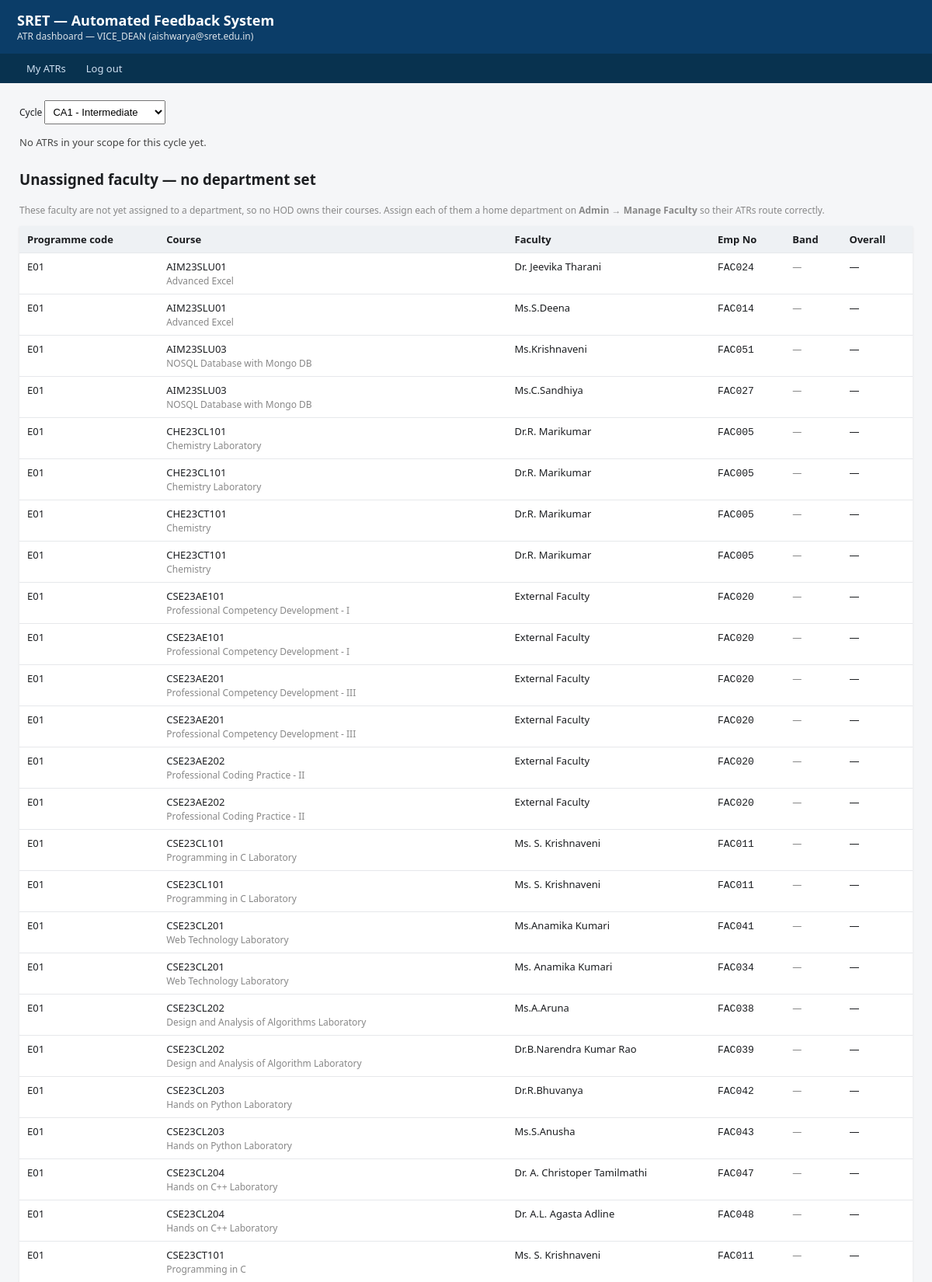
The page /atr/dashboard (signed in, upper part) on the database its author committed.
### tables this page shows
CREATE TABLE offering (
    id             INTEGER PRIMARY KEY AUTOINCREMENT,
    cycle_code     TEXT    NOT NULL,         -- which cycle's allocation this belongs to (scope)
    academic_year  TEXT    NOT NULL,         -- 'AY 2026-27' (kept for report headers + filenames)
    semester       TEXT,                     -- 'ODD'/'EVEN' (spec §7.2) — free-form, editable
    programme      TEXT,                     -- display label 'B.Tech'/'B.Sc'/'M.Sc'
    dept_code      TEXT    NOT NULL,         -- programme code E01…E81 (must exist in programme master)
    year_of_study  INTEGER NOT NULL,         -- 1..4 — must match a roster row (cross-check §7.2)
    section        TEXT    NOT NULL DEFAULT 'NA', -- 'A'/'B' or 'NA' if the class is not divided
    course_code    TEXT    NOT NULL,         -- e.g. 'CS4001'
    course_name    TEXT,                     -- e.g. 'Cloud Computing'
    course_type    TEXT    NOT NULL DEFAULT 'CORE', -- CORE / ELECTIVE / LAB / PROJECT (spec §7.2, §7.4)
    elective_basket TEXT,                    -- 'Elective-I' — required iff course_type=ELECTIVE
    faculty         TEXT,                    -- faculty display name, e.g. 'Dr. Priya R'
    faculty_email   TEXT,                    -- institutional email (validated at upload §7.2)
    faculty_id      TEXT,                    -- stable key across cycles, e.g. 'SRET1234'
    role            TEXT NOT NULL DEFAULT 'Primary', -- 'Primary' / 'Co-teacher'
    expected_students INTEGER,               -- optional; blank for electives (derived from enrollment)
    category_id     INTEGER,                 -- FK to category; auto-detected from code, editable
    source_sheet    TEXT,                    -- audit trail if produced by the migration helper
    source_cell     TEXT,                    -- audit trail if produced by the migration helper
    FOREIGN KEY (category_id) REFERENCES category(id)
);

### atr/routes.py (the view, shortened to what this page needs)
@atr_bp.route("/atr/dashboard")
@leader_required
def atr_dashboard():
    leader = _current_leader()
    master = get_master()
    cycles = master.execute(
        "SELECT * FROM cycle WHERE status != 'ARCHIVED' "
        "ORDER BY academic_year, code").fetchall()
    cycle_code = request.args.get("cycle", "").strip()
    selected = None
    if cycle_code:
        selected = _cycle_by_code(master, cycle_code)
    if selected is None:
        for c in cycles:
            if os.path.exists(db.cycle_db_path(c["academic_year"], c["code"])):
                selected = c
                break
        if selected is None and cycles:
            selected = cycles[0]
    rows = []
    if selected is not None and os.path.exists(
            db.cycle_db_path(selected["academic_year"], selected["code"])):
        visible = rbac.visible_offerings(master, leader, selected["code"])
        visible_ids = {o["id"]: o for o in visible}
        cy = _open_cycle_db(selected)
        atrs = cy.execute("SELECT * FROM atr").fetchall()
        cy.close()
    external_rows, unassigned_rows = [], []
    if rbac.allowed_dept_codes(leader) is None and selected is not None:
        q = master.execute(
            "SELECT o.id, o.dept_code, o.course_code, o.course_name, o.faculty, "
            "       o.faculty_id, f.home_dept_code AS eff_dept, "
            "       oc.band AS band, oc.overall_score AS overall_score, "
            "       oc.n_responses AS n_responses "
            "FROM offering o "
            "LEFT JOIN faculty f ON f.emp_no = o.faculty_id "
            "LEFT JOIN offering_classification oc "
            "       ON oc.offering_id = o.id AND oc.cycle_code = o.cycle_code "
            "WHERE o.cycle_code = ? "
            "  AND (f.home_dept_code IS NULL OR f.home_dept_code = ?) "
            "ORDER BY o.dept_code, o.course_code",
            (selected["code"], rbac.DEPT_EXTERNAL)).fetchall()
        for r in q:
            (external_rows if r["eff_dept"] == rbac.DEPT_EXTERNAL
             else unassigned_rows).append(r)
    master.close()
    my_count = sum(1 for r in rows if r["mine"])
    can_endorse_all = (leader["role"] or "").upper() in (
        atr_workflow.ROLE_VICE_DEAN, atr_workflow.ROLE_DEAN)
    return render_template("atr_dashboard.html", leader=leader, cycles=cycles,
                           selected=selected, rows=rows,
                           external_rows=external_rows,
                           unassigned_rows=unassigned_rows,
                           my_count=my_count, can_endorse_all=can_endorse_all)

### activity_log.py (called while the page is built, shortened)
def _should_log(response):
    if request.blueprint == "student":
        return False
    if request.endpoint == "static" or request.endpoint is None:
        return False
    if request.method in _MUTATING_METHODS:
        return True
    if request.endpoint in SENSITIVE_GET:
        return True
    return False

def _after_request(response):
    try:
        if not _should_log(response):
            return response
    except Exception as exc:            # noqa: BLE001 — the hook must be bullet-proof
        print("activity_log: after_request hook error — %s" % exc, file=sys.stderr)
    return response

### atr/routes.py (called while the page is built)
def _open_cycle_db(cycle_row):
    conn = db.get_cycle(cycle_row["academic_year"], cycle_row["code"])
    schema_path = os.path.join(Config.BASE_DIR, "schema_cycle.sql")
    with open(schema_path, "r", encoding="utf-8") as fh:
        conn.executescript(fh.read())
    conn.commit()
    return conn

def leader_required(f):
    @wraps(f)
    def _wrap(*args, **kwargs):
        if not session.get("leader_id"):
            flash("Please log in to continue.", "error")
            return redirect(url_for("atr.leader_login"))
        return f(*args, **kwargs)
    return _wrap

def _current_leader():
    return {
        "id": session.get("leader_id"),
        "email": session.get("leader_email"),
        "role": session.get("leader_role"),
        "scope_dept_ids": session.get("leader_scope", ""),
    }

### db.py (called while the page is built)
def _configure(conn: sqlite3.Connection) -> sqlite3.Connection:
    conn.row_factory = sqlite3.Row
    conn.execute("PRAGMA journal_mode=WAL;")
    conn.execute("PRAGMA foreign_keys=ON;")
    conn.execute("PRAGMA synchronous=NORMAL;")
    return conn

def _ensure_data_dir() -> None:
    os.makedirs(Config.DATA_DIR, exist_ok=True)

def get_master() -> sqlite3.Connection:
    _ensure_data_dir()
    conn = sqlite3.connect(Config.MASTER_DB)
    return _configure(conn)

def cycle_db_path(ay_label: str, cycle_code: str) -> str:
    ay_clean = ay_label.replace("AY", "").strip().replace(" ", "")
    filename = f"cycle_{ay_clean}_{cycle_code}.db"
    return os.path.join(Config.DATA_DIR, filename)

def get_cycle(ay_label: str, cycle_code: str) -> sqlite3.Connection:
    _ensure_data_dir()
    conn = sqlite3.connect(cycle_db_path(ay_label, cycle_code))
    return _configure(conn)

### templates/atr_dashboard.html (shortened to what this page needs)
{% extends "base.html" %}
{% block subtitle %}ATR dashboard — {{ leader.role }} ({{ leader.email }}){% endblock %}
{% block nav %}
  <nav class="admin">
    <a href="{{ url_for('atr.atr_dashboard') }}">My ATRs</a>
    <a href="{{ url_for('atr.leader_logout') }}">Log out</a>
  </nav>
{% endblock %}
{% block content %}
  <div class="filters">
    <form method="get" action="{{ url_for('atr.atr_dashboard') }}">
      <label>Cycle
        <select name="cycle" onchange="this.form.submit()">
          {% for c in cycles %}
            <option value="{{ c.code }}" {{ 'selected' if selected and c.code==selected.code }}>
              {{ c.label }}</option>
          {% endfor %}
        </select>
      </label>
    </form>
  </div>
  {% if not rows %}
    <p class="stat">No ATRs in your scope for this cycle yet.</p>
  {% endif %}
  {% if unassigned_rows %}
    <h3 style="margin-top:26px">Unassigned faculty — no department set</h3>
    <p class="muted">These faculty are not yet assigned to a department, so no HOD
    owns their courses. Assign each of them a home department on
    <b>Admin → Manage Faculty</b> so their ATRs route correctly.</p>
    <table>
      <tr><th>Programme code</th><th>Course</th><th>Faculty</th><th>Emp No</th><th>Band</th><th>Overall</th></tr>
      {% for r in unassigned_rows %}
        <tr>
          <td>{{ r.dept_code }}</td>
          <td>{{ r.course_code }}<br><span class="muted">{{ r.course_name }}</span></td>
          <td>{{ r.faculty or '—' }}</td>
          <td><code>{{ r.faculty_id or '—' }}</code></td>
          <td>{% if r.band %}<span class="pill {{ 'warn' if r.band=='POOR' else 'ok' }}">{{ r.band }}</span>{% else %}<span class="muted">—</span>{% endif %}</td>
          <td>{{ '%.2f'|format(r.overall_score) if r.overall_score is not none else '—' }}</td>
        </tr>
      {% endfor %}
    </table>
  {% endif %}
{% endblock %}

### templates/base.html (shortened to what this page needs)
<!DOCTYPE html>
<html lang="en">
<head>
</head>
<body>
  <header>
    <h1>SRET — Automated Feedback System</h1>
    <div class="sub">{% block subtitle %}Admin control panel{% endblock %}</div>
  </header>
  {% block nav %}{% endblock %}
  <div class="wrap">
    {% block content %}{% endblock %}
  </div>
</body>
</html>

### templates/base.html (style rules this page uses)
body { font-family: system-ui, Arial, sans-serif; margin: 0; background:#f5f6f8; color:#1c1e21; }
header { background:#0b3d68; color:#fff; padding:14px 22px; }
header h1 { margin:0; font-size:18px; font-weight:600; }
header .sub { font-size:12px; opacity:.85; }
.wrap { max-width:1150px; margin:22px auto; padding:0 18px; }
table { border-collapse:collapse; width:100%; background:#fff; box-shadow:0 1px 3px rgba(0,0,0,.08); }
th, td { text-align:left; padding:8px 10px; border-bottom:1px solid #e6e8eb; font-size:13px; vertical-align:top; }
th { background:#eef1f4; position:sticky; top:0; }
.filters { margin-bottom:14px; display:flex; gap:10px; flex-wrap:wrap; align-items:end; }
.filters label { font-size:12px; display:block; }
.filters select, .filters input { padding:6px; font-size:13px; }
.stat { font-size:13px; color:#444; margin-bottom:12px; }
nav.admin { background:#08324f; padding:0 22px; display:flex; gap:2px; flex-wrap:wrap; }
nav.admin a { color:#cfe1f2; text-decoration:none; font-size:13px; padding:10px 12px; }
.muted { color:#888; font-size:12px; }

### rows shown on the page
offering: dept_code "E01", course_code "AIM23SLU01", course_name "Advanced Excel", faculty "Dr. Jeevika Tharani", faculty "FAC024", overall_score "—"
offering: dept_code "E01", course_code "AIM23SLU01", course_name "Advanced Excel", faculty "Ms.S.Deena", faculty "FAC014", overall_score "—"
offering: dept_code "E01", course_code "AIM23SLU03", course_name "NOSQL Database with Mongo DB", faculty "Ms.Krishnaveni", faculty "FAC051", overall_score "—"
offering: dept_code "E01", course_code "AIM23SLU03", course_name "NOSQL Database with Mongo DB", faculty "Ms.C.Sandhiya", faculty "FAC027", overall_score "—"
offering: dept_code "E01", course_code "CHE23CL101", course_name "Chemistry Laboratory", faculty "Dr.R. Marikumar", faculty "FAC005", overall_score "—"
offering: dept_code "E01", course_code "CHE23CL101", course_name "Chemistry Laboratory", faculty "Dr.R. Marikumar", faculty "FAC005", overall_score "—"
offering: dept_code "E01", course_code "CHE23CT101", course_name "Chemistry", faculty "Dr.R. Marikumar", faculty "FAC005", overall_score "—"
offering: dept_code "E01", course_code "CHE23CT101", course_name "Chemistry", faculty "Dr.R. Marikumar", faculty "FAC005", overall_score "—"
offering: dept_code "E01", course_code "CSE23AE101", course_name "Professional Competency Development - I", faculty "External Faculty", faculty "FAC020", overall_score "—"
offering: dept_code "E01", course_code "CSE23AE101", course_name "Professional Competency Development - I", faculty "External Faculty", faculty "FAC020", overall_score "—"
offering: dept_code "E01", course_code "CSE23AE201", course_name "Professional Competency Development - III", faculty "External Faculty", faculty "FAC020", overall_score "—"
offering: dept_code "E01", course_code "CSE23AE201", course_name "Professional Competency Development - III", faculty "External Faculty", faculty "FAC020", overall_score "—"
offering: dept_code "E01", course_code "CSE23AE202", course_name "Professional Coding Practice - II", faculty "External Faculty", faculty "FAC020", overall_score "—"
offering: dept_code "E01", course_code "CSE23AE202", course_name "Professional Coding Practice - II", faculty "External Faculty", faculty "FAC020", overall_score "—"
offering: dept_code "E01", course_code "CSE23CL101", course_name "Programming in C Laboratory", faculty "Ms. S. Krishnaveni", faculty "FAC011", overall_score "—"
offering: dept_code "E01", course_code "CSE23CL101", course_name "Programming in C Laboratory", faculty "Ms. S. Krishnaveni", faculty "FAC011", overall_score "—"
offering: dept_code "E01", course_code "CSE23CL201", course_name "Web Technology Laboratory", faculty "Ms.Anamika Kumari", faculty "FAC041", overall_score "—"
offering: dept_code "E01", course_code "CSE23CL201", course_name "Web Technology Laboratory", faculty "Ms. Anamika Kumari", faculty "FAC034", overall_score "—"
offering: dept_code "E01", course_code "CSE23CL202", course_name "Design and Analysis of Algorithms Laboratory", faculty "Ms.A.Aruna", faculty "FAC038", overall_score "—"
offering: dept_code "E01", course_code "CSE23CL202", course_name "Design and Analysis of Algorithm Laboratory", faculty "Dr.B.Narendra Kumar Rao", faculty "FAC039", overall_score "—"
offering: dept_code "E01", course_code "CSE23CL203", course_name "Hands on Python Laboratory", faculty "Dr.R.Bhuvanya", faculty "FAC042", overall_score "—"
offering: dept_code "E01", course_code "CSE23CL203", course_name "Hands on Python Laboratory", faculty "Ms.S.Anusha", faculty "FAC043", overall_score "—"
offering: dept_code "E01", course_code "CSE23CL204", course_name "Hands on C++ Laboratory", faculty "Dr. A. Christoper Tamilmathi", faculty "FAC047", overall_score "—"
offering: dept_code "E01", course_code "CSE23CL204", course_name "Hands on C++ Laboratory", faculty "Dr. A.L. Agasta Adline", faculty "FAC048", overall_score "—"
offering: dept_code "E01", course_code "CSE23CT101", course_name "Programming in C", faculty "Ms. S. Krishnaveni", faculty "FAC011", overall_score "—"

### other values the page prints
{{ leader.role }} "VICE_DEAN"
{{ leader.email }} "aishwarya@sret.edu.in"
form field cycle "CA1 - Intermediate"
